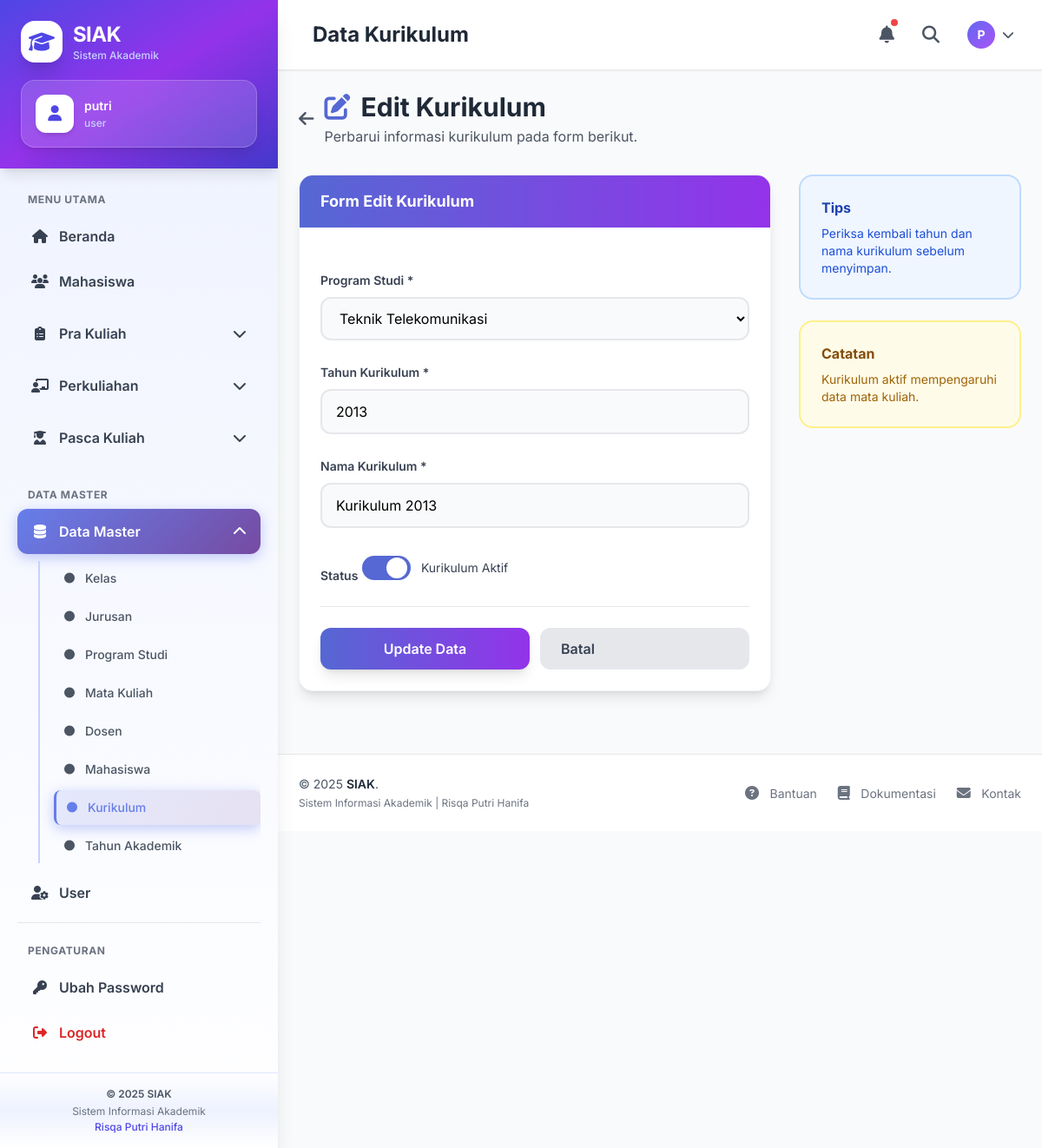
Screenshot of /index.php?page=kurikulum&aksi=edit&id=1 (signed in) with the database file from the repository.
### tables this page shows
CREATE TABLE `kurikulum` (
  `kurId` int(11) NOT NULL,
  `kurProdiId` smallint(6) DEFAULT NULL,
  `kurTahun` year(4) NOT NULL DEFAULT 0000,
  `kurNama` varchar(100) NOT NULL DEFAULT '',
  `kurIsAktif` tinyint(4) DEFAULT 1
);

CREATE TABLE `program_studi` (
  `prodiId` smallint(6) NOT NULL,
  `prodiJurId` smallint(6) DEFAULT NULL,
  `prodiKode` varchar(20) DEFAULT NULL,
  `prodiNama` varchar(100) NOT NULL DEFAULT '',
  `prodiNamaAsing` varchar(100) DEFAULT NULL,
  `prodiJenjang` varchar(10) DEFAULT NULL,
  `prodiEmail` varchar(50) DEFAULT NULL,
  `prodiWebsite` varchar(50) DEFAULT NULL,
  `prodiIsAktif` tinyint(4) DEFAULT 1
);

### models/Prodi.php (called while the page is built, shortened)
<?php
class Prodi {
    private $db;
    function __construct($koneksi){
        $this->db = $koneksi;
    }
    function all(){
        return $this->db->query("
            SELECT p.*, j.jurNama
            FROM program_studi p
            LEFT JOIN jurusan j ON p.prodiJurId = j.jurId
            ORDER BY p.prodiId ASC
        ");
    }
}
?>

### models/Kurikulum.php (called while the page is built, shortened)
<?php
class Kurikulum {
    private $db;
    function __construct($koneksi){
        $this->db = $koneksi;
    }
    function get($id){
        return $this->db->query("
            SELECT * FROM kurikulum WHERE kurId = $id
        ")->fetch_assoc();
    }
}
?>

### views/kurikulum/edit.php (the view, shortened to what this page needs)
<?php include "views/layout/header.php"; ?>
<?php include "views/layout/sidebar.php"; ?>
<div class="mb-8">
    <div class="flex items-center space-x-3 mb-4">
        <a href="index.php?page=kurikulum" class="text-gray-600 hover:text-gray-800">
            <i class="fas fa-arrow-left text-xl"></i>
        </a>
        <div>
            <h1 class="text-3xl font-bold text-gray-800">
                <i class="fas fa-edit text-primary-600 mr-3"></i>Edit Kurikulum
            </h1>
            <p class="text-gray-600 mt-1">Perbarui informasi kurikulum pada form berikut.</p>
        </div>
    </div>
</div>
<div class="grid grid-cols-1 lg:grid-cols-3 gap-8">
    <div class="lg:col-span-2">
        <div class="bg-white rounded-2xl shadow-lg border border-gray-100 overflow-hidden">
            <div class="bg-gradient-to-r from-primary-600 to-secondary-600 px-6 py-4">
                <h3 class="text-lg font-bold text-white">Form Edit Kurikulum</h3>
            </div>
            <div class="p-6">
                <form method="post" action="index.php?page=kurikulum&aksi=update" class="space-y-6">
                    <div class="space-y-2">
                        <label class="text-sm font-semibold text-gray-700">Program Studi *</label>
                        <select name="kurProdiId" required
                            class="w-full px-4 py-3 bg-gray-50 border-2 border-gray-200 rounded-xl">
                            <?php while($p = $listProdi->fetch_assoc()): ?>
                                <option value="<?= $p['prodiId'] ?>"
                                    <?= $p['prodiId'] == $data['kurProdiId'] ? 'selected' : '' ?>>
                                    <?= htmlspecialchars($p['prodiNama']) ?>
                                </option>
                            <?php endwhile; ?>
                        </select>
                    </div>
                    <div class="space-y-2">
                        <label class="text-sm font-semibold text-gray-700">Tahun Kurikulum *</label>
                        <input type="text" name="kurTahun" required
                               value="<?= htmlspecialchars($data['kurTahun']) ?>"
                               class="w-full px-4 py-3 bg-gray-50 border-2 border-gray-200 rounded-xl">
                    </div>
                    <div class="space-y-2">
                        <label class="text-sm font-semibold text-gray-700">Nama Kurikulum *</label>
                        <input type="text" name="kurNama" required
                               value="<?= htmlspecialchars($data['kurNama']) ?>"
                               class="w-full px-4 py-3 bg-gray-50 border-2 border-gray-200 rounded-xl">
                    </div>
                    <div class="space-y-2">
                        <label class="text-sm font-semibold text-gray-700">Status</label>
                        <label class="inline-flex items-center cursor-pointer">
                            <div class="w-14 h-7 bg-gray-300 rounded-full peer peer-checked:bg-primary-600
                                    relative after:content-[''] after:absolute after:top-0.5 after:left-[4px]
                                    after:w-6 after:h-6 after:bg-white after:rounded-full after:transition-all
                                    peer-checked:after:translate-x-full"></div>
                            <span class="ml-3 text-sm text-gray-700">Kurikulum Aktif</span>
                        </label>
                    </div>
                    <div class="flex gap-3 pt-6 border-t border-gray-200">
                        <button type="submit" name="update_kurikulum"
                            class="flex-1 px-6 py-3 bg-gradient-to-r from-primary-600 to-secondary-600
                                   text-white font-semibold rounded-xl shadow-lg">
                            Update Data
                        </button>
                        <a href="index.php?page=kurikulum"
                           class="flex-1 px-6 py-3 bg-gray-200 text-gray-700 font-semibold rounded-xl">
                            Batal
                        </a>
                    </div>
                </form>
            </div>
        </div>
    </div>
    <div class="lg:col-span-1 space-y-6">
        <div class="bg-blue-50 border-2 border-blue-200 rounded-2xl p-6">
            <h4 class="font-bold text-blue-800 mb-2">Tips</h4>
            <p class="text-sm text-blue-700">Periksa kembali tahun dan nama kurikulum sebelum menyimpan.</p>
        </div>
        <div class="bg-yellow-50 border-2 border-yellow-200 rounded-2xl p-6">
            <h4 class="font-bold text-yellow-800 mb-2">Catatan</h4>
            <p class="text-sm text-yellow-700">Kurikulum aktif mempengaruhi data mata kuliah.</p>
        </div>
    </div>
</div>
<?php include "views/layout/footer.php"; ?>

### views/layout/header.php (style rules this page uses)
body { font-family: 'Inter', sans-serif; }
* { transition: all 0.2s ease; }

### rows the page displays
kurikulum: kurProdiId "Teknik Telekomunikasi", kurTahun "2013", kurNama "Kurikulum 2013"

### other values shown
$_SESSION['user'] "putri"
$_SESSION['grup'] "user"
substr($_SESSION['user'], 0, 1) "P"
